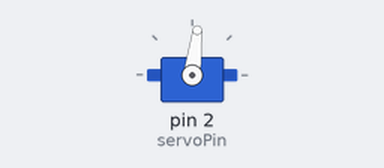
The sketch below on a simulated Arduino Uno, built with avr-gcc and run on an emulated ATmega328P. Shown: servo.

Above: at 1.05 s.
At 42.0 s:
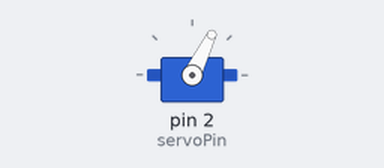
Timing chart, 0 to 55.6 s (numbered marks = the images above):
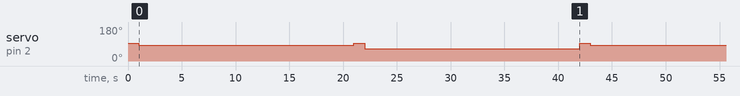

The sketch:

MG996R_TEST.ino
```cpp
#include <Servo.h>

Servo Servo_MG996R;
const int servoPin = 2;  // D2

void setup() {
  Servo_MG996R.attach(servoPin);
  Servo_MG996R.writeMicroseconds(1500);  // Initial state: stopped
  delay(1000);  // Wait for the servo to stabilize 1000ms
}

void loop() {

  Servo_MG996R.writeMicroseconds(1400); //Flower Closed
  delay(20000);  // 20,000ms

  Servo_MG996R.writeMicroseconds(1500); //Flower Stop
  delay(1000);

  Servo_MG996R.writeMicroseconds(1200); //Flower Open
  delay(20000);  //20,000ms

  Servo_MG996R.writeMicroseconds(1500); //Flower Stop
  delay(1000);

}
```

Measured:
- by itself, servo on pin 2 (servoPin): repeats every 42.0 s: 93° 1.0 s, 64° 20.0 s, 93° 1.0 s, 83° 20.0 s
